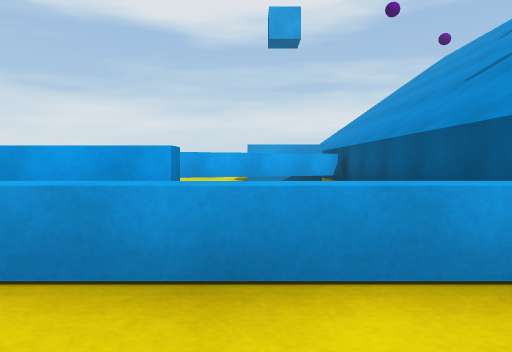
[1] (above)

23 first-person views from a walk through a scene from a Unity 3-D project. The camera is 0.54 m above the floor, tilts 2° down and sees 70° across. The floor is counted in squares, 1 m on a side. Each view is taken from the middle of a square. On the plan, view 1 faces up. The plan holds only what a view shows up to about 9 squares ahead; the rest is blank. The place goes on beyond the plan. The player character is not drawn.

[2]
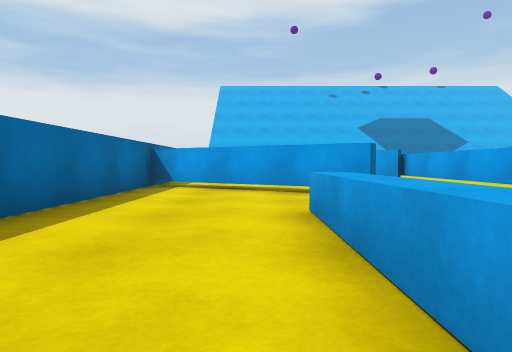

[3]
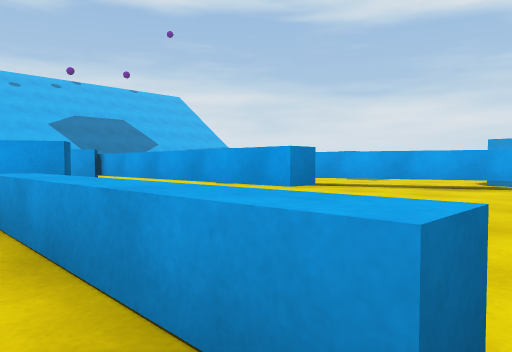

[4]
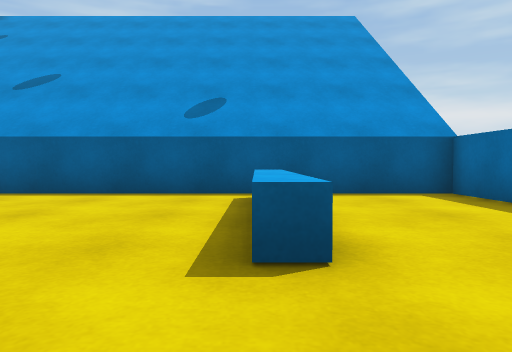

[5]
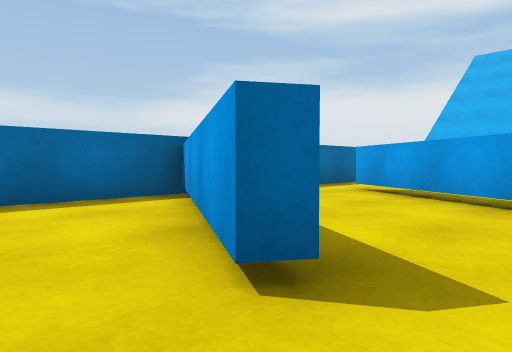

[6]
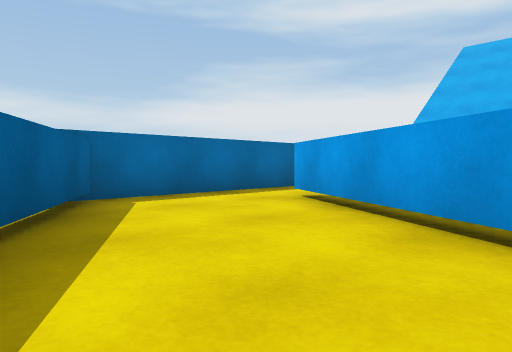

[7]
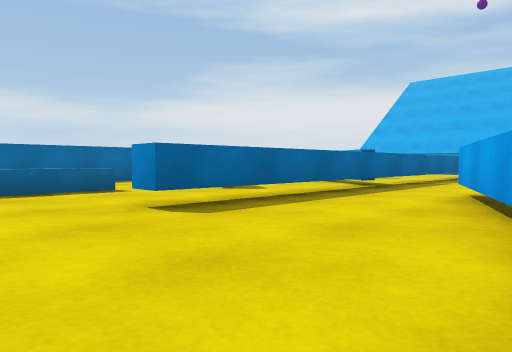

[8]
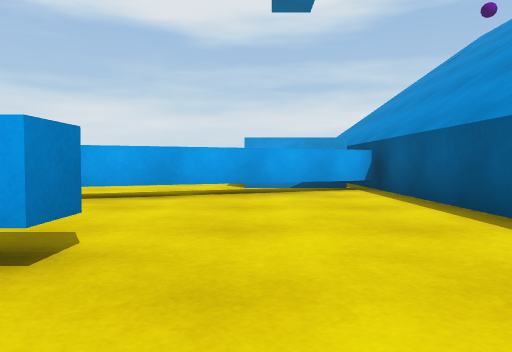

[9]
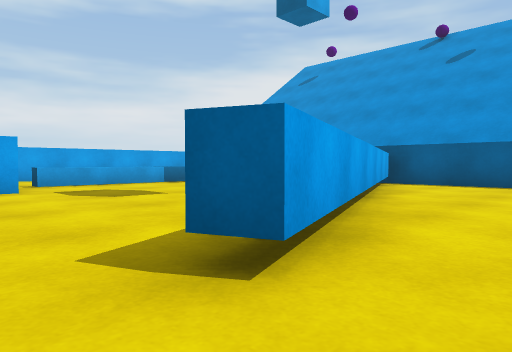

[10]
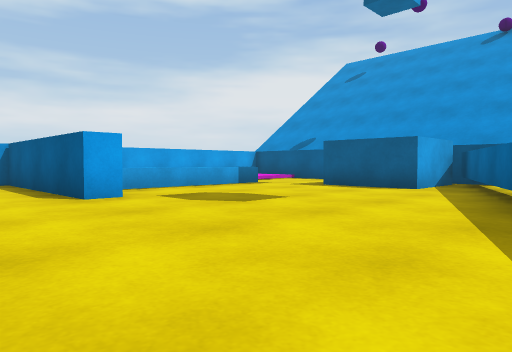

[11]
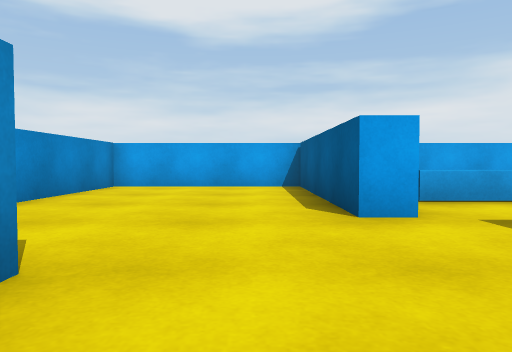

[12]
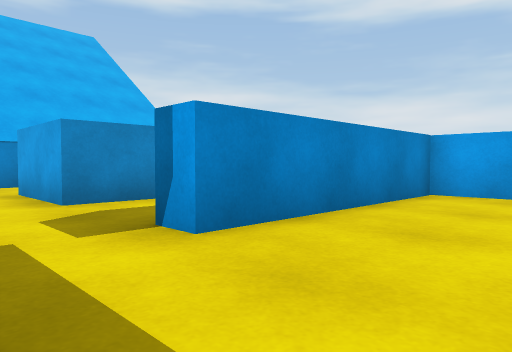

[13]
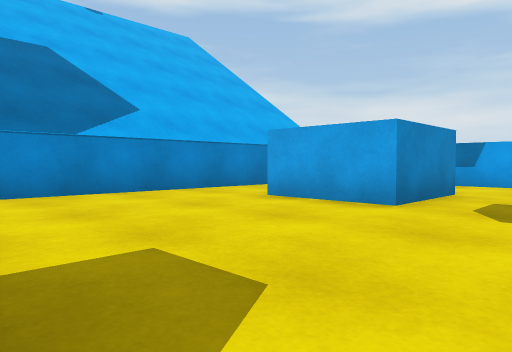

[14]
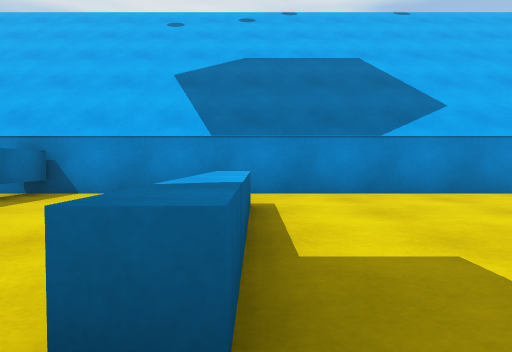

[15]
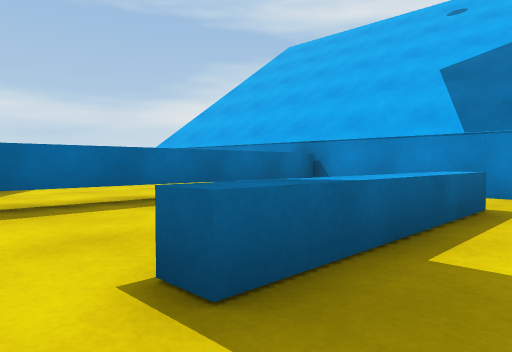

[16]
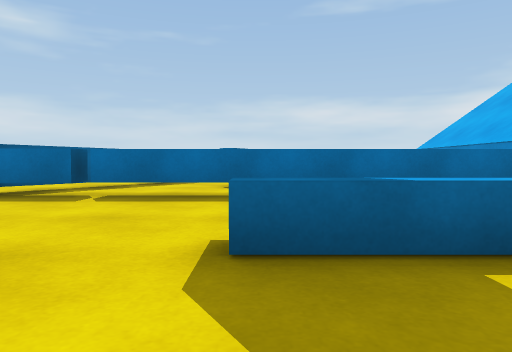

[17]
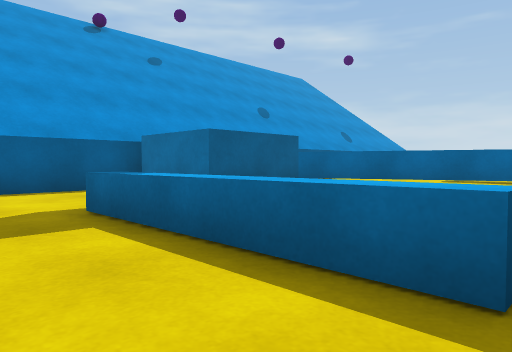

[18]
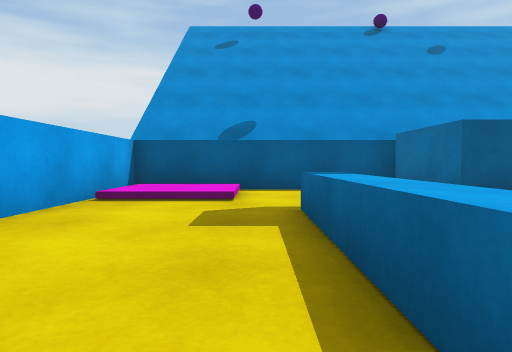

[19]
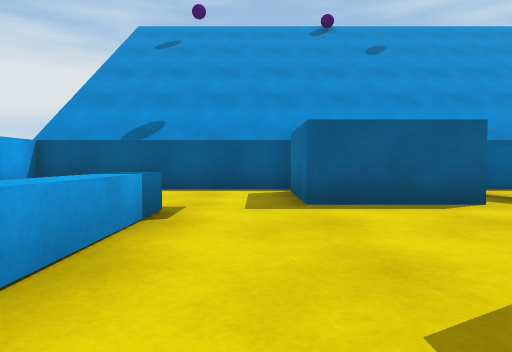

[20]
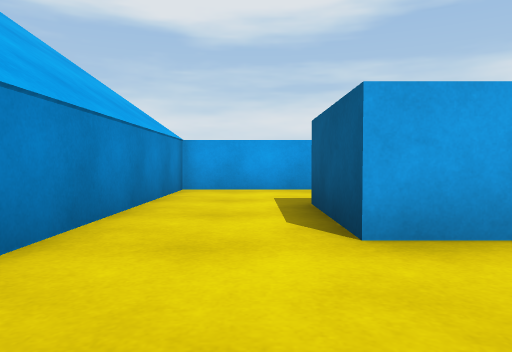

[21]
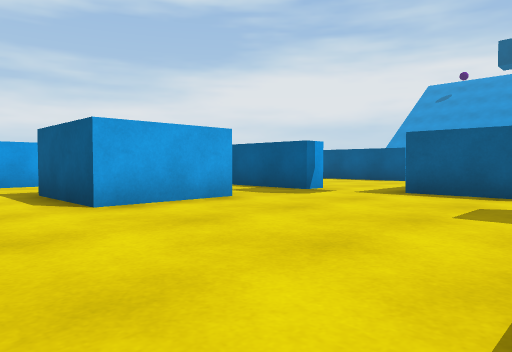

[22]
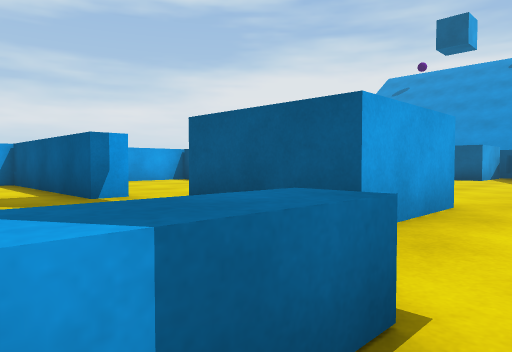

[23]
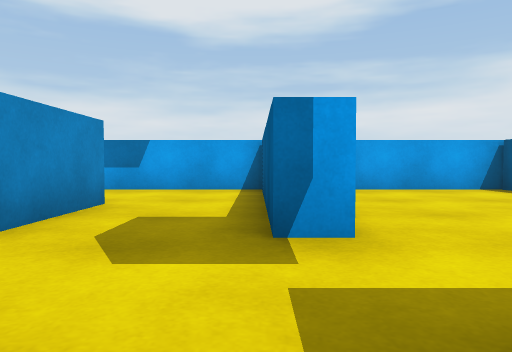

### Floor plan
Key: @ floor where view 1 was taken; # wall or solid block; x gap in a wall; . main floor; : floor 0.15 m higher than the main floor; ^ raised ledge; T thing the floor can be seen under or through; B block.
Columns run from 18 left of view 1 to 3 right of it. Each row starts with its distance up from view 1.
 19 #############  #######
 18 #......#....#  ....::#
 17 #... ..#....#......::#
 16 #..B B.#....#........#
 15 #..B B.#....#.^^^^...#
 14 #..BBB.#....#........#
 13 #.................BBB#
 12 #.......BB........B  #
 11 #.......B B.......BB##
 10 #.......BBB......TTTT#
  9 #..^^^^........TTT...#
  8 #    .... ..TTTT.....#
  7 #  ..................#
  6 #....................#
  5 #^^^^^^^^^^^^^^^^^...#
  4 #   ......#..........#
  3 #  ...#..##..#.......#
  2    ... ..#...#..^^^^x#
  1        .##..##.......#
  0        .....#.....@..#
 -1        ....##........#
 -2       ################

Where each view was taken, in squares from view 1:
view 1: 0 up, 0 right, facing up
view 2: 1 up, 2 right, facing left
view 3: 1 up, 2 right, facing up-left
view 4: 2 up, 4 left, facing right
view 5: 4 up, 3 left, facing down-left
view 6: 4 up, 5 left, facing down-left
view 7: 9 up, 1 right, facing down-left
view 8: 3 up, 0 right, facing up
view 9: 6 up, 7 left, facing up-right
view 10: 8 up, 8 left, facing up-right
view 11: 10 up, 7 left, facing up
view 12: 12 up, 8 left, facing up-left
view 13: 9 up, 11 left, facing up-left
view 14: 9 up, 11 left, facing left
view 15: 10 up, 11 left, facing down-left
view 16: 11 up, 12 left, facing down
view 17: 17 up, 5 left, facing down-right
view 18: 16 up, 5 left, facing right
view 19: 14 up, 5 left, facing right
view 20: 11 up, 16 left, facing up
view 21: 9 up, 17 left, facing up-right
view 22: 8 up, 13 left, facing up-right
view 23: 11 up, 11 left, facing up
